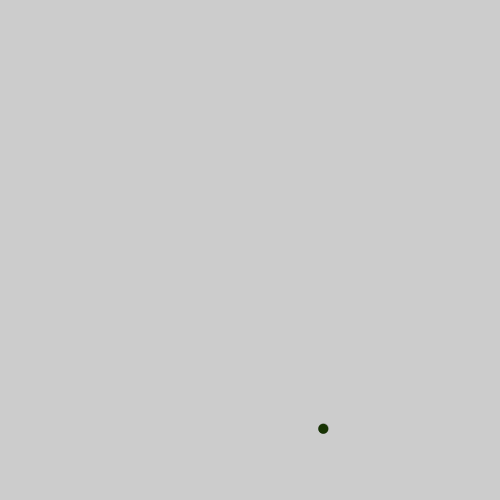
Frame 1 (no input)
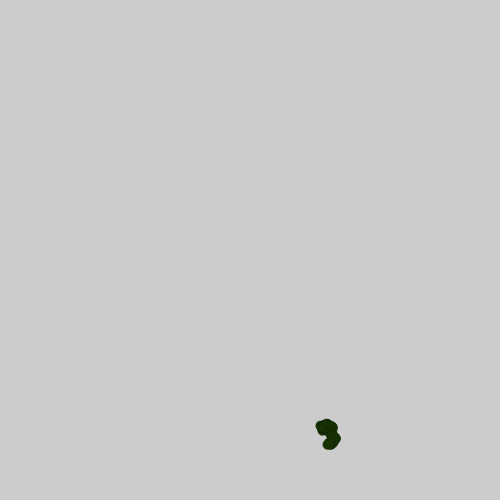
Frame 60 (the mouse pressed at the canvas centre just before this capture)
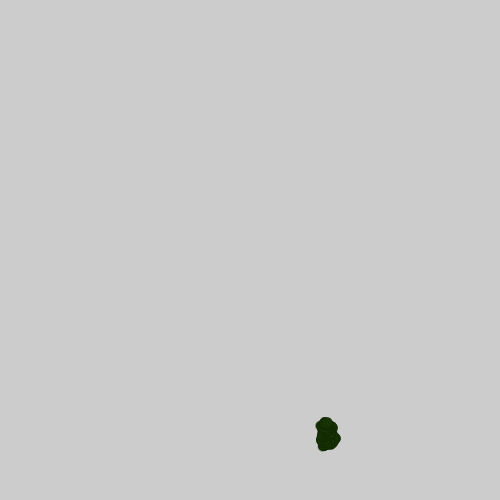
Frame 120 (the mouse held since frame 60 and released just before this capture)

The Processing sketch that drew these frames (run headless with seeded random() and noise(); from frame 60 on, the mouse is pressed at the canvas centre):

// Processing sketch: exercicio_processing
// ── exercicio_processing.pde
Bola[] bol;
int n = 1;
float ang, alfa = TWO_PI/n;
boolean roda = false;

void setup() {
  size(500, 500);
  frameRate(30);  // Control animation speed
  initializeBolas();
}

void initializeBolas() {
  bol = new Bola[n];
  for (int i = 0; i < n; i++) {
    createNewBola(i);
  }
}

void createNewBola(int index) {
  // Generate unique random control points
  float x1 = random(width);
  float cx2 = random(width);
  float cx3 = random(width);
  float x4 = random(width);
  float y1 = random(height);
  float cy2 = random(height);
  float cy3 = random(height);
  float y4 = random(height);
  float r1 = random(100, 300);
  color c1 = color(random(255), random(255), random(255));
  
  bol[index] = new Bola(x1, cx2, cx3, x4, y1, cy2, cy3, y4, r1, c1);
}

void draw() {
  
  for (int i = 0; i < n; i++) {
    bol[i].desenha();
    // Add some movement to existing circles
    bol[i].jiggleControlPoints(2);
  }
}

// ── Bola.pde
class Bola {
  float r;
  float x1, cx2, cx3, x4;
  float y1, cy2, cy3, y4;
  float px, py;
  float tx, ty;
  float t = 0;
  float speed = 0.02; // Speed initialized here
  float magnitude;
  float movement;
  color c;

  Bola(float x1, float cx2, float cx3, float x4, float y1, float cy2, float cy3, float y4, float r1, color c1) {
    this.x1 = x1;
    this.cx2 = cx2;
    this.cx3 = cx3;
    this.x4 = x4;
    this.y1 = y1;
    this.cy2 = cy2;
    this.cy3 = cy3;
    this.y4 = y4;
    this.r = r1;
    this.c = c1;
    // Initial position
    updatePosition();
  }

  void desenha() {
    strokeWeight(movement);
    ellipseMode(CENTER);
    fill(c);

    // Calculate tangent and movement based on current t
    tx = bezierTangent(x1, cx2, cx3, x4, t);
    ty = bezierTangent(y1, cy2, cy3, y4, t);
    magnitude = sqrt(tx * tx + ty * ty);
    movement = speed / magnitude;

    t += movement;
    if (t > 1) t = 0;

    // Update position to new t
    updatePosition();

    ellipse(px, py, r*speed*3, r*speed*3);
  }

  void updatePosition() {
    px = bezierPoint(x1, cx2, cx3, x4, t);
    py = bezierPoint(y1, cy2, cy3, y4, t);
  }

  // Optional method to animate the Bezier path
  void jiggleControlPoints(float amount) {
    x1 += random(-amount, amount);
    cx2 += random(-amount, amount);
    cx3 += random(-amount, amount);
    x4 += random(-amount, amount);
    y1 += random(-amount, amount);
    cy2 += random(-amount, amount);
    cy3 += random(-amount, amount);
    y4 += random(-amount, amount);
    // Keep points within canvas bounds
    x1 = constrain(x1, 0, width);
    cx2 = constrain(cx2, 0, width);
    cx3 = constrain(cx3, 0, width);
    x4 = constrain(x4, 0, width);
    y1 = constrain(y1, 0, height);
    cy2 = constrain(cy2, 0, height);
    cy3 = constrain(cy3, 0, height);
    y4 = constrain(y4, 0, height);
  }

  void rodar() {
    // Implement rotation if needed
  }
}
